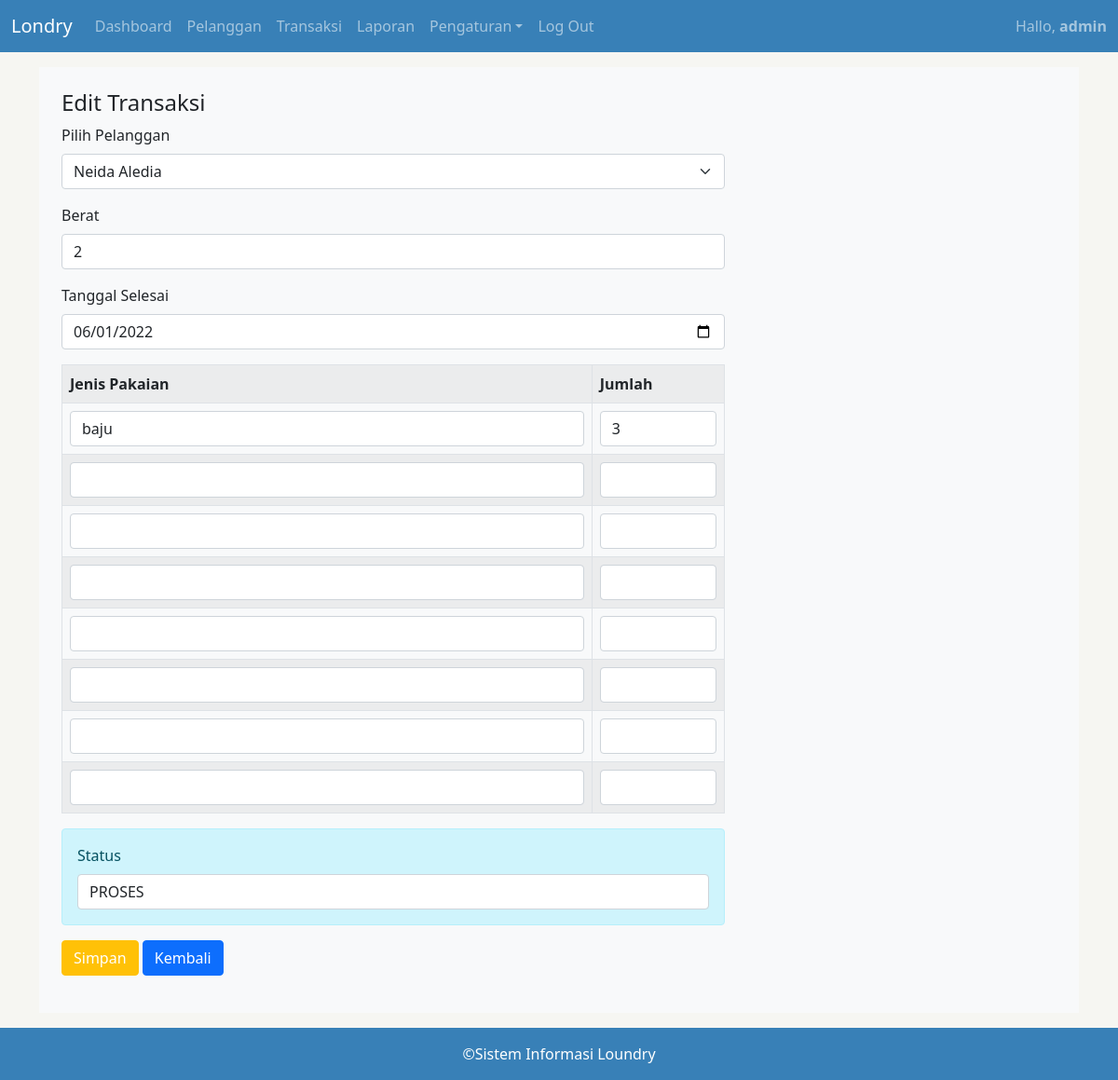
Page /admin/transaksi_edit.php?id=1 (signed in) on the committed database.
### tables this page shows
CREATE TABLE `transaksi` (
  `transaksi_id` int(11) NOT NULL,
  `transaksi_tgl` date NOT NULL,
  `transaksi_pelanggan` int(11) NOT NULL,
  `transaksi_harga` int(11) NOT NULL,
  `transaksi_berat` int(11) NOT NULL,
  `transaksi_tgl_selesai` date NOT NULL,
  `transaksi_status` int(11) NOT NULL
);

CREATE TABLE `pelanggan` (
  `pelanggan_id` int(11) NOT NULL,
  `pelanggan_nama` varchar(100) NOT NULL,
  `pelanggan_hp` varchar(100) NOT NULL,
  `pelanggan_alamat` varchar(100) NOT NULL
);

CREATE TABLE `pakaian` (
  `pakaian_id` int(11) NOT NULL,
  `pakaian_transaksi` varchar(100) NOT NULL,
  `pakaian_jenis` varchar(100) NOT NULL,
  `pakaian_jumlah` varchar(100) NOT NULL
);

### function/functions.php (called while the page is built, shortened)
<?php
$conn = mysqli_connect("localhost", "root", "", "laundry");
function query($query) {
  global $conn;
  $result = mysqli_query($conn, $query);
  $rows = [];
  while( $row = mysqli_fetch_assoc($result) ) {
    $rows[] = $row;
  }
  return $rows;
}

### admin/transaksi_edit.php (the view, shortened to what this page needs)
<?php include 'layouts/header.php';
$id = $_GET["id"];
$transaksi_edit = query("SELECT * FROM transaksi WHERE transaksi_id = $id");
?>
<div class="container">
  <div class="panel mb-3 mt-3 p-4 bg-light">
    <div class="panel-heading">
      <h4>Edit Transaksi</h4>
    </div>
    <div class="panel-body">
      <div class="col-md-8 col-md-offset-2">
          <?php foreach( $transaksi_edit as $data ): ?>
          <form action="" method="post">
              <div class="mb-3">
                <label for="pilih" class="form-label">Pilih Pelanggan</label>
                <select name="pelanggan" id="pilih" class="form-select">
                  <?php foreach($pelanggan as $row): ?>
                    <option <?= ($row["pelanggan_id"] === $data["transaksi_pelanggan"] ? "selected='selected'" : "");?> value="<?= $row["pelanggan_id"]; ?>"><?= $row["pelanggan_nama"]; ?></option>
                  <?php endforeach; ?>
                </select>
              </div>
              <div class="mb-3">
                <label for="berat" class="form-label">Berat</label>
                <input type="number" class="form-control" name="transaksi_berat" placeholder="" value="<?= $data["transaksi_berat"]; ?>">
              </div>
              <div class="mb-3">
                <label for="tgls" class="form-label">Tanggal Selesai</label>
                <input type="date" class="form-control" name="transaksi_tgl_selesai" value="<?= $data["transaksi_tgl_selesai"]; ?>">
              </div>
              <table class="table table-bordered table-striped">
                <tr>
                  <th>Jenis Pakaian</th>
                  <th width="20%">Jumlah</th>
                </tr>
                  <?php $id_transaksi = $data["transaksi_id"];
                    $pakaian = query("SELECT * FROM pakaian WHERE pakaian_transaksi=$id_transaksi");
                  ?>
                  <?php foreach( $pakaian as $p ): ?>
                    <tr>
                      <td><input type="text" class="form-control" name="pakaian_jenis[]" value="<?= $p["pakaian_jenis"]; ?>"></td>
                      <td><input type="number" class="form-control" name="pakaian_jumlah[]" value="<?= $p["pakaian_jumlah"]; ?>"></td>
                    </tr>
                  <?php endforeach; ?>
                  <tr>
                    <td><input type="text" class="form-control" name="pakaian_jenis[]"></td>
                    <td><input type="number" class="form-control" name="pakaian_jumlah[]"></td>
                  </tr>
                  <tr>
                    <td><input type="text" class="form-control" name="pakaian_jenis[]"></td>
                    <td><input type="number" class="form-control" name="pakaian_jumlah[]"></td>
                  </tr>
                  <tr>
                    <td><input type="text" class="form-control" name="pakaian_jenis[]"></td>
                    <td><input type="number" class="form-control" name="pakaian_jumlah[]"></td>
                  </tr>
                  <tr>
                    <td><input type="text" class="form-control" name="pakaian_jenis[]"></td>
                    <td><input type="number" class="form-control" name="pakaian_jumlah[]"></td>
                  </tr>
                  <tr>
                    <td><input type="text" class="form-control" name="pakaian_jenis[]"></td>
                    <td><input type="number" class="form-control" name="pakaian_jumlah[]"></td>
                  </tr>
                  <tr>
                    <td><input type="text" class="form-control" name="pakaian_jenis[]"></td>
                    <td><input type="number" class="form-control" name="pakaian_jumlah[]"></td>
                  </tr>
                  <tr>
                    <td><input type="text" class="form-control" name="pakaian_jenis[]"></td>
                    <td><input type="number" class="form-control" name="pakaian_jumlah[]"></td>
                  </tr>
              </table>
              <div class="mb-3 alert alert-info">
                <label for="status" class="form-label">Status</label>
                <select name="status" id="status" class="form-control">
                  <option <?= ($data["transaksi_status"] === "0" ? "selected" : "") ?> value="0">PROSES</option>
                </select>
              </div>
              <div class="mb-3">
                <button type="submit" name="edit_transaksi" class="btn btn-warning text-white">Simpan</button>
                <a href="transaksi.php" class="btn btn-primary">Kembali</a>
              </div>
          </form>
        <?php endforeach; ?>
      </div>
    </div>
  </div>
</div>
<?php include 'layouts/footer.php'; ?>

### public/css/style.css (style rules this page uses)
body { background-color: #f6f6f2; }

### rows in the picture
transaksi: pelanggan "Neida Aledia", transaksi_berat "2", transaksi_tgl_selesai "06/01/2022", status "PROSES"
pakaian: pakaian_jenis "baju", pakaian_jumlah "3"

### other values in the picture
$_SESSION["username"] "admin"
